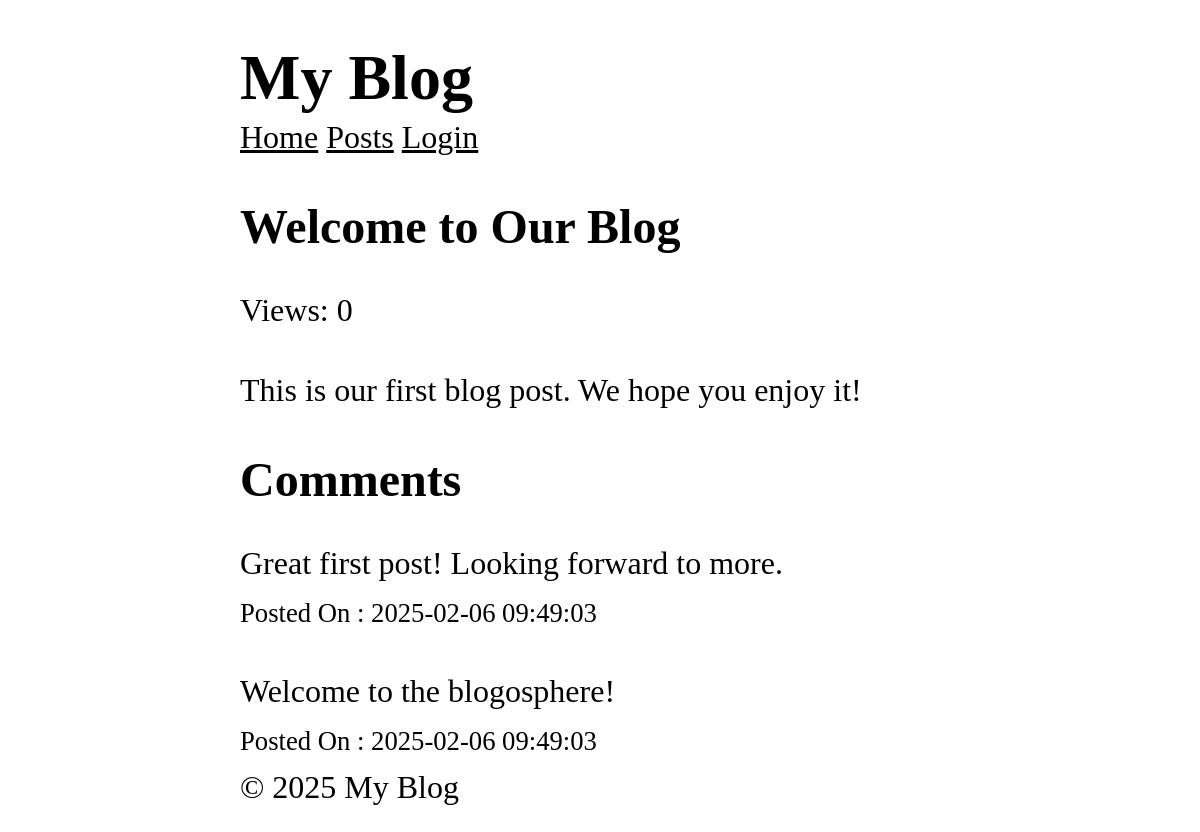
/posts/1, run on the app's committed database.
### tables this page shows
CREATE TABLE posts (
  id INTEGER PRIMARY KEY AUTOINCREMENT,
  title TEXT NOT NULL,
  content TEXT NOT NULL,
  views INTEGER DEFAULT 0,
  user_id INTEGER NOT NULL,
  created_at DATETIME DEFAULT CURRENT_TIMESTAMP,
  FOREIGN KEY (user_id) REFERENCES users (id)
);

CREATE TABLE comments (
  id INTEGER PRIMARY KEY AUTOINCREMENT,
  content TEXT NOT NULL,
  user_id INTEGER NOT NULL,
  post_id INTEGER NOT NULL,
  created_at DATETIME DEFAULT CURRENT_TIMESTAMP,
  FOREIGN KEY (user_id) REFERENCES users (id),
  FOREIGN KEY (post_id) REFERENCES posts (id)
);

### core/View.php (called while the page is built, shortened)
<?php
class View
{
    protected static $globals = [];
    public static function share(string $key , mixed $value): void
    {
        static::$globals[$key] = $value;
    }
    public static function render(string $template , array $data = [], string $layout = null): string
    {
        $data = [...static::$globals , ...$data];
        $content = static::renderTemplate($template , $data);
        return static::renderLayout($layout , $data , $content);
    }
    protected static function renderTemplate(string $template , array $data): string
    {
        extract($data);
        $path = dirname(__DIR__) . "/app/Views/$template.php";
        require $path;
        return ob_get_clean();
    }
    protected static function renderLayout(?string $template , array $data , string $content): string
    {
        return ob_get_clean();
    }
}

### app/Controller/PostController.php (called while the page is built, shortened)
<?php
class PostController
{
    public function show($id)
    {
        $posts = Post::find($id);
        $comments = Comment::forPost($id);
        return View::render(template:'post/show' ,
        data: ['post' => $posts , 'comments' => $comments],
        layout:'layouts/main');
    }
}

### core/Router.php (called while the page is built, shortened)
<?php
class Router
{
    protected array $routes = [];
    public function add(string $method , string $uri , string $controller): void
    {
        $this->routes[] = [
            'method' => $method,
            'uri' => $uri,
            'controller' => $controller
        ];
    }
    public function dispatch(string $uri , string $method): string
    {
        $route = $this->findRoute($uri , $method);
        [$controller , $action] = explode('@' , $route['controller']);
        return $this->callAction($controller , $action , $route['params']);
    }
    protected function findRoute(string $uri , string $method): ?array
    {
        foreach($this->routes as $route)
        {
            $params = $this->matchRoute($route['uri'] , $uri);
            if($params !== null && $route['method'] === $method)
            {
                return [...$route ,'params' => $params];
            }
        }
        return null;
    }
    protected function matchRoute(string $routeUri , string $requestUri):?array
    {
        $routeSegaments = explode('/' , trim($routeUri , '/'));
        $requestSegaments = explode('/' , trim($requestUri , '/'));
        if(count($routeSegaments) !== count($requestSegaments)){
            return null;
        }
        $params = [];
        foreach($routeSegaments as $index => $routeSegament)
        {
            if(str_starts_with($routeSegament , '{') && str_ends_with($routeSegament , '}'))
            {
                $params[trim($routeSegament , '{}')] = $requestSegaments[$index];
            }elseif($routeSegament !== $requestSegaments[$index])
            {
                return null;
            }
        }
        return $params;
    }
    protected function callAction(string $controller ,string $action , array $params): string
    {
       return (new $controllerClass)->$action(...$params);
    }
}

### core/Database.php (called while the page is built, shortened)
<?php
class Database {
  protected $pdo;
  public function __construct(array $config) {
    try {
      $dsn = $this->createDsn($config);
      $username = $config['username'] ?? null;
      $password = $config['password'] ?? null;
      $options = $config['options'] ?? null;
      $this->pdo = new PDO($dsn, $username, $password, $options);
      $this->pdo->setAttribute(PDO::ATTR_ERRMODE, PDO::ERRMODE_EXCEPTION);
    } catch (PDOException $e) {
      throw new Exception("Could not connect to the database");
    }
  }
  protected function createDsn(array $config): string {
    $driver = $config['driver'];
    $dbname = $config['dbname'];
    return match($driver) {
      'sqlite' => "sqlite:$dbname",
      default => throw new Exception("Unsupported database driver: $driver")
    };
  }
  public function query(string $sql, array $params = []): PDOStatement {
    $stmt = $this->pdo->prepare($sql);
    $stmt->execute($params);
    return $stmt;
  }
  public function fetchAll(string $sql, array $params = [] , ?string $className = null): array {
    $stmt = $this->query($sql, $params);
    return $className
    ? $stmt->fetchAll(PDO::FETCH_CLASS, $className)
     : $stmt->fetchAll(PDO::FETCH_ASSOC);
  }
  public function fetch(string $sql, array $params = [] , ?string $className = null): mixed {
    $stmt = $this->query($sql, $params);
    $stmt->setFetchMode($className ? PDO::FETCH_CLASS : PDO::FETCH_ASSOC , $className);
    return $stmt->fetch() ;
  }
}

### core/Model.php (called while the page is built, shortened)
<?php
abstract class Model {
    protected static string $table;
    public static function find(mixed $id): ?static  {
        $db = App::get('database');
         return  $db->fetch("SELECT * FROM " . static::$table . " WHERE id = ?", [$id], static::class);
    }
}

### core/App.php (called while the page is built, shortened)
<?php
class App
{
    protected static $container = [];
    public static function bind( string $key , mixed $value):void
    {
        static::$container[$key] = $value;
    }
    public static function get(string $key):mixed
    {
        return static::$container[$key];
    }
}

### app/Models/Comment.php (called while the page is built, shortened)
<?php
class Comment extends Model
{
    protected static string $table = 'comments';
    public static function forPost(int $postId): array
    {
        $db = App::get('database');
      return  $db->fetchAll(
        "SELECT * FROM " . static::$table . " WHERE post_id = ? ORDER BY created_at DESC", [$postId], static::class);
    }
}

### app/Views/post/show.php (the view)
<article>
    <h1><?=htmlspecialchars($post->title);?></h1>
    <p>Views: <?= $post->views; ?></p>
    <p><?= nl2br(htmlspecialchars($post->content)); ?></p>
</article>
<section>
    <h2>Comments</h2>
    <?php foreach($comments as $comment): ?>
        <article>
        <p><?= nl2br(htmlspecialchars($comment->content)); ?></p>
        <small>Posted On : <?= $comment->created_at; ?></small>
        </article>
    <?php endforeach; ?>
</section>

### public/style.css (style rules this page uses)
*, *::before, *::after { box-sizing: border-box; }
html { -moz-text-size-adjust: none; -webkit-text-size-adjust: none; text-size-adjust: none; }
body, h1, h2, h3, h4, p, figure, blockquote, dl, dd { margin-block-end: 0; }
body { min-height: 100vh; line-height: 1.5; max-width: 60%; margin-left: auto; margin-right: auto; font-size: 2em; font-family: 'Times New Roman', Times, serif; }
h1, h2, h3, h4, button, input, label { line-height: 1.1; }
h1, h2, h3, h4 { text-wrap: balance; }

### data on the page
posts: title "Welcome to Our Blog", views "0", content "This is our first blog post. We hope you enjoy it!"
comments: content "Great first post! Looking forward to more.", created_at "2025-02-06 09:49:03"
comments: content "Welcome to the blogosphere!", created_at "2025-02-06 09:49:03"
